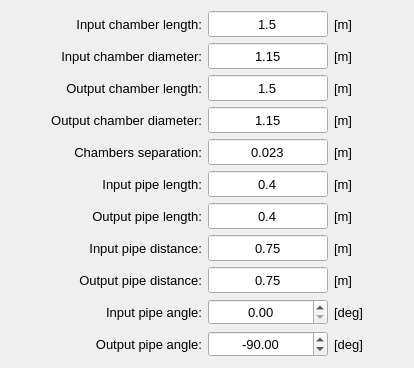
       <widget class="QFrame" name="frame_5">
        <property name="frameShape">
         <enum>QFrame::NoFrame</enum>
        </property>
        <property name="frameShadow">
         <enum>QFrame::Raised</enum>
        </property>
        <layout class="QGridLayout" name="gridLayout_5">
         <item row="0" column="0">
          <spacer name="horizontalSpacer_5">
           <property name="orientation">
            <enum>Qt::Horizontal</enum>
           </property>
           <property name="sizeHint" stdset="0">
            <size>
             <width>40</width>
             <height>20</height>
            </size>
           </property>
          </spacer>
         </item>
         <item row="0" column="1">
          <widget class="QLabel" name="label_8">
           <property name="minimumSize">
            <size>
             <width>0</width>
             <height>26</height>
            </size>
           </property>
           <property name="maximumSize">
            <size>
             <width>16777215</width>
             <height>26</height>
            </size>
           </property>
           <property name="font">
            <font>
             <pointsize>10</pointsize>
            </font>
           </property>
           <property name="text">
            <string>Input chamber length:</string>
           </property>
           <property name="alignment">
            <set>Qt::AlignRight|Qt::AlignTrailing|Qt::AlignVCenter</set>
           </property>
          </widget>
         </item>
         <item row="0" column="2">
          <widget class="QLineEdit" name="lineEdit_input_chamber_length">
           <property name="minimumSize">
            <size>
             <width>120</width>
             <height>26</height>
            </size>
           </property>
           <property name="maximumSize">
            <size>
             <width>120</width>
             <height>26</height>
            </size>
           </property>
           <property name="font">
            <font>
             <pointsize>10</pointsize>
            </font>
           </property>
           <property name="text">
            <string>1.5</string>
           </property>
           <property name="alignment">
            <set>Qt::AlignCenter</set>
           </property>
          </widget>
         </item>
         <item row="0" column="3">
          <widget class="QLabel" name="label_9">
           <property name="minimumSize">
            <size>
             <width>0</width>
             <height>26</height>
            </size>
           </property>
           <property name="maximumSize">
            <size>
             <width>16777215</width>
             <height>26</height>
            </size>
           </property>
           <property name="font">
            <font>
             <pointsize>10</pointsize>
            </font>
           </property>
           <property name="text">
            <string>[m]</string>
           </property>
           <property name="alignment">
            <set>Qt::AlignLeading|Qt::AlignLeft|Qt::AlignVCenter</set>
           </property>
          </widget>
         </item>
         <item row="2" column="1">
          <widget class="QLabel" name="label_10">
           <property name="minimumSize">
            <size>
             <width>0</width>
             <height>26</height>
            </size>
           </property>
           <property name="maximumSize">
            <size>
             <width>16777215</width>
             <height>26</height>
            </size>
           </property>
           <property name="font">
            <font>
             <pointsize>10</pointsize>
            </font>
           </property>
           <property name="text">
            <string>Output chamber length:</string>
           </property>
           <property name="alignment">
            <set>Qt::AlignRight|Qt::AlignTrailing|Qt::AlignVCenter</set>
           </property>
          </widget>
         </item>
         <item row="2" column="3">
          <widget class="QLabel" name="label_11">
           <property name="minimumSize">
            <size>
             <width>0</width>
             <height>26</height>
            </size>
           </property>
           <property name="maximumSize">
            <size>
             <width>16777215</width>
             <height>26</height>
            </size>
           </property>
           <property name="font">
            <font>
             <pointsize>10</pointsize>
            </font>
           </property>
           <property name="text">
            <string>[m]</string>
           </property>
           <property name="alignment">
            <set>Qt::AlignLeading|Qt::AlignLeft|Qt::AlignVCenter</set>
           </property>
          </widget>
         </item>
         <item row="0" column="4">
          <spacer name="horizontalSpacer_6">
           <property name="orientation">
            <enum>Qt::Horizontal</enum>
           </property>
           <property name="sizeHint" stdset="0">
            <size>
             <width>40</width>
             <height>20</height>
            </size>
           </property>
          </spacer>
         </item>
         <item row="10" column="1">
          <widget class="QLabel" name="label_30">
           <property name="minimumSize">
            <size>
             <width>0</width>
             <height>26</height>
            </size>
           </property>
           <property name="maximumSize">
            <size>
             <width>16777215</width>
             <height>26</height>
            </size>
           </property>
           <property name="font">
            <font>
             <pointsize>10</pointsize>
            </font>
           </property>
           <property name="text">
            <string>Output pipe angle:</string>
           </property>
           <property name="alignment">
            <set>Qt::AlignRight|Qt::AlignTrailing|Qt::AlignVCenter</set>
           </property>
          </widget>
         </item>
         <item row="9" column="1">
          <widget class="QLabel" name="label_29">
           <property name="minimumSize">
            <size>
             <width>0</width>
             <height>26</height>
            </size>
           </property>
           <property name="maximumSize">
            <size>
             <width>16777215</width>
             <height>26</height>
            </size>
           </property>
           <property name="font">
            <font>
             <pointsize>10</pointsize>
            </font>
           </property>
           <property name="text">
            <string>Input pipe angle:</string>
           </property>
           <property name="alignment">
            <set>Qt::AlignRight|Qt::AlignTrailing|Qt::AlignVCenter</set>
           </property>
          </widget>
         </item>
         <item row="9" column="2">
          <widget class="QDoubleSpinBox" name="spinBox_input_pipe_angle">
           <property name="minimumSize">
            <size>
             <width>120</width>
             <height>26</height>
            </size>
           </property>
           <property name="maximumSize">
            <size>
             <width>120</width>
             <height>26</height>
            </size>
           </property>
           <property name="font">
            <font>
             <pointsize>10</pointsize>
            </font>
           </property>
           <property name="alignment">
            <set>Qt::AlignCenter</set>
           </property>
          </widget>
         </item>
         <item row="10" column="2">
          <widget class="QDoubleSpinBox" name="spinBox_output_pipe_angle">
           <property name="minimumSize">
            <size>
             <width>120</width>
             <height>26</height>
            </size>
           </property>
           <property name="maximumSize">
            <size>
             <width>120</width>
             <height>26</height>
            </size>
           </property>
           <property name="font">
            <font>
             <pointsize>10</pointsize>
            </font>
           </property>
           <property name="alignment">
            <set>Qt::AlignCenter</set>
           </property>
           <property name="minimum">
            <double>-180.000000000000000</double>
           </property>
           <property name="maximum">
            <double>180.000000000000000</double>
           </property>
           <property name="value">
            <double>-90.000000000000000</double>
           </property>
          </widget>
         </item>
         <item row="5" column="2">
          <widget class="QLineEdit" name="lineEdit_input_pipe_length">
           <property name="minimumSize">
            <size>
             <width>120</width>
             <height>26</height>
            </size>
           </property>
           <property name="maximumSize">
            <size>
             <width>120</width>
             <height>26</height>
            </size>
           </property>
           <property name="font">
            <font>
             <pointsize>10</pointsize>
            </font>
           </property>
           <property name="text">
            <string>0.4</string>
           </property>
           <property name="alignment">
            <set>Qt::AlignCenter</set>
           </property>
          </widget>
         </item>
         <item row="4" column="1">
          <widget class="QLabel" name="label_13">
           <property name="minimumSize">
            <size>
             <width>0</width>
             <height>26</height>
            </size>
           </property>
           <property name="maximumSize">
            <size>
             <width>16777215</width>
             <height>26</height>
            </size>
           </property>
           <property name="font">
            <font>
             <pointsize>10</pointsize>
            </font>
           </property>
           <property name="text">
            <string>Chambers separation:</string>
           </property>
           <property name="alignment">
            <set>Qt::AlignRight|Qt::AlignTrailing|Qt::AlignVCenter</set>
           </property>
          </widget>
         </item>
         <item row="2" column="2">
          <widget class="QLineEdit" name="lineEdit_output_chamber_length">
           <property name="minimumSize">
            <size>
             <width>120</width>
             <height>26</height>
            </size>
           </property>
           <property name="maximumSize">
            <size>
             <width>120</width>
             <height>26</height>
            </size>
           </property>
           <property name="font">
            <font>
             <pointsize>10</pointsize>
            </font>
           </property>
           <property name="text">
            <string>1.5</string>
           </property>
           <property name="alignment">
            <set>Qt::AlignCenter</set>
           </property>
          </widget>
         </item>
         <item row="4" column="2">
          <widget class="QLineEdit" name="lineEdit_chamber_separation">
           <property name="minimumSize">
            <size>
             <width>120</width>
             <height>26</height>
            </size>
           </property>
           <property name="maximumSize">
            <size>
             <width>120</width>
             <height>26</height>
            </size>
           </property>
           <property name="font">
            <font>
             <pointsize>10</pointsize>
            </font>
           </property>
           <property name="text">
            <string>0.023</string>
           </property>
           <property name="alignment">
            <set>Qt::AlignCenter</set>
           </property>
          </widget>
         </item>
         <item row="4" column="3">
          <widget class="QLabel" name="label_14">
           <property name="minimumSize">
            <size>
             <width>0</width>
             <height>26</height>
            </size>
           </property>
           <property name="maximumSize">
            <size>
             <width>16777215</width>
             <height>26</height>
            </size>
           </property>
           <property name="font">
            <font>
             <pointsize>10</pointsize>
            </font>
           </property>
           <property name="text">
            <string>[m]</string>
           </property>
           <property name="alignment">
            <set>Qt::AlignLeading|Qt::AlignLeft|Qt::AlignVCenter</set>
           </property>
          </widget>
         </item>
         <item row="6" column="1">
          <widget class="QLabel" name="label_17">
           <property name="minimumSize">
            <size>
             <width>0</width>
             <height>26</height>
            </size>
           </property>
           <property name="maximumSize">
            <size>
             <width>16777215</width>
             <height>26</height>
            </size>
           </property>
           <property name="font">
            <font>
             <pointsize>10</pointsize>
            </font>
           </property>
           <property name="text">
            <string>Output pipe length:</string>
           </property>
           <property name="alignment">
            <set>Qt::AlignRight|Qt::AlignTrailing|Qt::AlignVCenter</set>
           </property>
          </widget>
         </item>
         <item row="5" column="1">
          <widget class="QLabel" name="label_15">
           <property name="minimumSize">
            <size>
             <width>0</width>
             <height>26</height>
            </size>
           </property>
           <property name="maximumSize">
            <size>
             <width>16777215</width>
             <height>26</height>
            </size>
           </property>
           <property name="font">
            <font>
             <pointsize>10</pointsize>
            </font>
           </property>
           <property name="text">
            <string>Input pipe length:</string>
           </property>
           <property name="alignment">
            <set>Qt::AlignRight|Qt::AlignTrailing|Qt::AlignVCenter</set>
           </property>
          </widget>
         </item>
         <item row="5" column="3">
          <widget class="QLabel" name="label_16">
           <property name="minimumSize">
            <size>
             <width>0</width>
             <height>26</height>
            </size>
           </property>
           <property name="maximumSize">
            <size>
             <width>16777215</width>
             <height>26</height>
            </size>
           </property>
           <property name="font">
            <font>
             <pointsize>10</pointsize>
            </font>
           </property>
           <property name="text">
            <string>[m]</string>
           </property>
           <property name="alignment">
            <set>Qt::AlignLeading|Qt::AlignLeft|Qt::AlignVCenter</set>
           </property>
          </widget>
         </item>
         <item row="6" column="3">
          <widget class="QLabel" name="label_18">
           <property name="minimumSize">
            <size>
             <width>0</width>
             <height>26</height>
            </size>
           </property>
           <property name="maximumSize">
            <size>
             <width>16777215</width>
             <height>26</height>
            </size>
           </property>
           <property name="font">
            <font>
             <pointsize>10</pointsize>
            </font>
           </property>
           <property name="text">
            <string>[m]</string>
           </property>
           <property name="alignment">
            <set>Qt::AlignLeading|Qt::AlignLeft|Qt::AlignVCenter</set>
           </property>
          </widget>
         </item>
         <item row="6" column="2">
          <widget class="QLineEdit" name="lineEdit_output_pipe_length">
           <property name="minimumSize">
            <size>
             <width>120</width>
             <height>26</height>
            </size>
           </property>
           <property name="maximumSize">
            <size>
             <width>120</width>
             <height>26</height>
            </size>
           </property>
           <property name="font">
            <font>
             <pointsize>10</pointsize>
            </font>
           </property>
           <property name="text">
            <string>0.4</string>
           </property>
           <property name="alignment">
            <set>Qt::AlignCenter</set>
           </property>
          </widget>
         </item>
         <item row="7" column="1">
          <widget class="QLabel" name="label_21">
           <property name="minimumSize">
            <size>
             <width>0</width>
             <height>26</height>
            </size>
           </property>
           <property name="maximumSize">
            <size>
             <width>16777215</width>
             <height>26</height>
            </size>
           </property>
           <property name="font">
            <font>
             <pointsize>10</pointsize>
            </font>
           </property>
           <property name="text">
            <string>Input pipe distance:</string>
           </property>
           <property name="alignment">
            <set>Qt::AlignRight|Qt::AlignTrailing|Qt::AlignVCenter</set>
           </property>
          </widget>
         </item>
         <item row="7" column="3">
          <widget class="QLabel" name="label_22">
           <property name="minimumSize">
            <size>
             <width>0</width>
             <height>26</height>
            </size>
           </property>
           <property name="maximumSize">
            <size>
             <width>16777215</width>
             <height>26</height>
            </size>
           </property>
           <property name="font">
            <font>
             <pointsize>10</pointsize>
            </font>
           </property>
           <property name="text">
            <string>[m]</string>
           </property>
           <property name="alignment">
            <set>Qt::AlignLeading|Qt::AlignLeft|Qt::AlignVCenter</set>
           </property>
          </widget>
         </item>
         <item row="7" column="2">
          <widget class="QLineEdit" name="lineEdit_input_pipe_distance">
           <property name="minimumSize">
            <size>
             <width>120</width>
             <height>26</height>
            </size>
           </property>
           <property name="maximumSize">
            <size>
             <width>120</width>
             <height>26</height>
            </size>
           </property>
           <property name="font">
            <font>
             <pointsize>10</pointsize>
            </font>
           </property>
           <property name="text">
            <string>0.75</string>
           </property>
           <property name="alignment">
            <set>Qt::AlignCenter</set>
           </property>
          </widget>
         </item>
         <item row="1" column="2">
          <widget class="QLineEdit" name="lineEdit_input_chamber_diameter">
           <property name="minimumSize">
            <size>
             <width>120</width>
             <height>26</height>
            </size>
           </property>
           <property name="maximumSize">
            <size>
             <width>120</width>
             <height>26</height>
            </size>
           </property>
           <property name="font">
            <font>
             <pointsize>10</pointsize>
            </font>
           </property>
           <property name="text">
            <string>1.15</string>
           </property>
           <property name="alignment">
            <set>Qt::AlignCenter</set>
           </property>
          </widget>
         </item>
         <item row="8" column="1">
          <widget class="QLabel" name="label_23">
           <property name="minimumSize">
            <size>
             <width>0</width>
             <height>26</height>
            </size>
           </property>
           <property name="maximumSize">
            <size>
             <width>16777215</width>
             <height>26</height>
            </size>
           </property>
           <property name="font">
            <font>
             <pointsize>10</pointsize>
            </font>
           </property>
           <property name="text">
            <string>Output pipe distance:</string>
           </property>
           <property name="alignment">
            <set>Qt::AlignRight|Qt::AlignTrailing|Qt::AlignVCenter</set>
           </property>
          </widget>
         </item>
         <item row="1" column="1">
          <widget class="QLabel" name="label_25">
           <property name="minimumSize">
            <size>
             <width>0</width>
             <height>26</height>
            </size>
           </property>
           <property name="maximumSize">
            <size>
             <width>16777215</width>
             <height>26</height>
            </size>
           </property>
           <property name="font">
            <font>
             <pointsize>10</pointsize>
            </font>
           </property>
           <property name="text">
            <string>Input chamber diameter:</string>
           </property>
           <property name="alignment">
            <set>Qt::AlignRight|Qt::AlignTrailing|Qt::AlignVCenter</set>
           </property>
          </widget>
         </item>
         <item row="8" column="2">
          <widget class="QLineEdit" name="lineEdit_output_pipe_distance">
           <property name="minimumSize">
            <size>
             <width>120</width>
             <height>26</height>
            </size>
           </property>
           <property name="maximumSize">
            <size>
             <width>120</width>
             <height>26</height>
            </size>
           </property>
           <property name="font">
            <font>
             <pointsize>10</pointsize>
            </font>
           </property>
           <property name="text">
            <string>0.75</string>
           </property>
           <property name="alignment">
            <set>Qt::AlignCenter</set>
           </property>
          </widget>
         </item>
         <item row="8" column="3">
          <widget class="QLabel" name="label_24">
           <property name="minimumSize">
            <size>
             <width>0</width>
             <height>26</height>
            </size>
           </property>
           <property name="maximumSize">
            <size>
             <width>16777215</width>
             <height>26</height>
            </size>
           </property>
           <property name="font">
            <font>
             <pointsize>10</pointsize>
            </font>
           </property>
           <property name="text">
            <string>[m]</string>
           </property>
           <property name="alignment">
            <set>Qt::AlignLeading|Qt::AlignLeft|Qt::AlignVCenter</set>
           </property>
          </widget>
         </item>
         <item row="1" column="3">
          <widget class="QLabel" name="label_26">
           <property name="minimumSize">
            <size>
             <width>0</width>
             <height>26</height>
            </size>
           </property>
           <property name="maximumSize">
            <size>
             <width>16777215</width>
             <height>26</height>
            </size>
           </property>
           <property name="font">
            <font>
             <pointsize>10</pointsize>
            </font>
           </property>
           <property name="text">
            <string>[m]</string>
           </property>
           <property name="alignment">
            <set>Qt::AlignLeading|Qt::AlignLeft|Qt::AlignVCenter</set>
           </property>
          </widget>
         </item>
         <item row="3" column="2">
          <widget class="QLineEdit" name="lineEdit_output_chamber_diameter">
           <property name="minimumSize">
            <size>
             <width>120</width>
             <height>26</height>
            </size>
           </property>
           <property name="maximumSize">
            <size>
             <width>120</width>
             <height>26</height>
            </size>
           </property>
           <property name="font">
            <font>
             <pointsize>10</pointsize>
            </font>
           </property>
           <property name="text">
            <string>1.15</string>
           </property>
           <property name="alignment">
            <set>Qt::AlignCenter</set>
           </property>
          </widget>
         </item>
         <item row="3" column="1">
          <widget class="QLabel" name="label_27">
           <property name="minimumSize">
            <size>
             <width>0</width>
             <height>26</height>
            </size>
           </property>
           <property name="maximumSize">
            <size>
             <width>16777215</width>
             <height>26</height>
            </size>
           </property>
           <property name="font">
            <font>
             <pointsize>10</pointsize>
            </font>
           </property>
           <property name="text">
            <string>Output chamber diameter:</string>
           </property>
           <property name="alignment">
            <set>Qt::AlignRight|Qt::AlignTrailing|Qt::AlignVCenter</set>
           </property>
          </widget>
         </item>
         <item row="3" column="3">
          <widget class="QLabel" name="label_28">
           <property name="minimumSize">
            <size>
             <width>0</width>
             <height>26</height>
            </size>
           </property>
           <property name="maximumSize">
            <size>
             <width>16777215</width>
             <height>26</height>
            </size>
           </property>
           <property name="font">
            <font>
             <pointsize>10</pointsize>
            </font>
           </property>
           <property name="text">
            <string>[m]</string>
           </property>
           <property name="alignment">
            <set>Qt::AlignLeading|Qt::AlignLeft|Qt::AlignVCenter</set>
           </property>
          </widget>
         </item>
         <item row="9" column="3">
          <widget class="QLabel" name="label_31">
           <property name="minimumSize">
            <size>
             <width>0</width>
             <height>26</height>
            </size>
           </property>
           <property name="maximumSize">
            <size>
             <width>16777215</width>
             <height>26</height>
            </size>
           </property>
           <property name="font">
            <font>
             <pointsize>10</pointsize>
            </font>
           </property>
           <property name="text">
            <string>[deg]</string>
           </property>
           <property name="alignment">
            <set>Qt::AlignLeading|Qt::AlignLeft|Qt::AlignVCenter</set>
           </property>
          </widget>
         </item>
         <item row="10" column="3">
          <widget class="QLabel" name="label_32">
           <property name="minimumSize">
            <size>
             <width>0</width>
             <height>26</height>
            </size>
           </property>
           <property name="maximumSize">
            <size>
             <width>16777215</width>
             <height>26</height>
            </size>
           </property>
           <property name="font">
            <font>
             <pointsize>10</pointsize>
            </font>
           </property>
           <property name="text">
            <string>[deg]</string>
           </property>
           <property name="alignment">
            <set>Qt::AlignLeading|Qt::AlignLeft|Qt::AlignVCenter</set>
           </property>
          </widget>
         </item>
        </layout>
       </widget>
